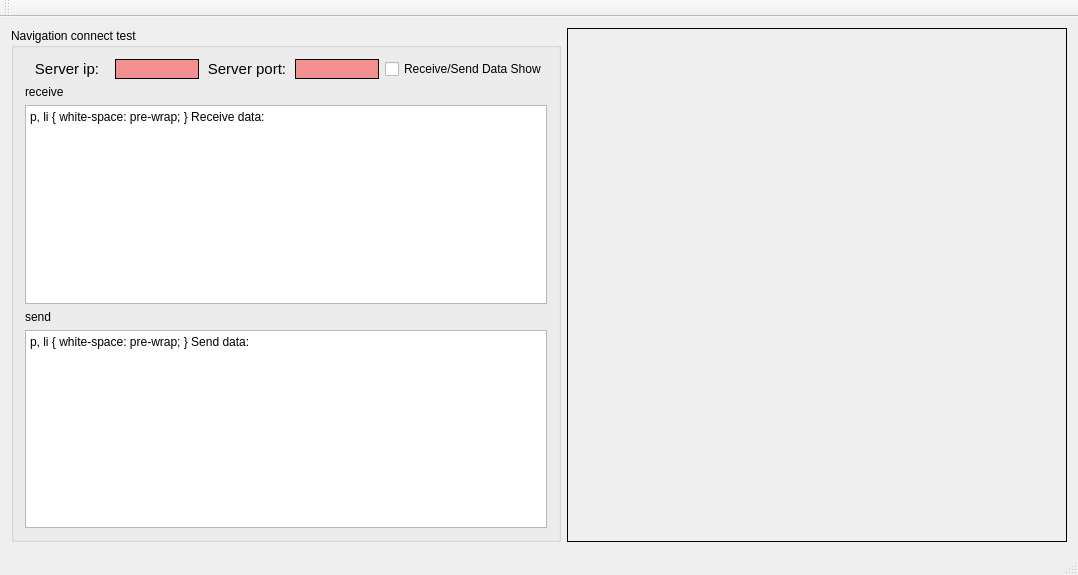
<?xml version="1.0" encoding="UTF-8"?>
<ui version="4.0">
 <class>NavigationClass</class>
 <widget class="QMainWindow" name="NavigationClass">
  <property name="geometry">
   <rect>
    <x>0</x>
    <y>0</y>
    <width>1078</width>
    <height>575</height>
   </rect>
  </property>
  <property name="windowTitle">
   <string>Navigation</string>
  </property>
  <widget class="QWidget" name="centralWidget">
   <layout class="QGridLayout" name="gridLayout">
    <item row="0" column="0">
     <widget class="QGroupBox" name="groupBox_2">
      <property name="title">
       <string>Navigation connect test</string>
      </property>
      <layout class="QGridLayout" name="gridLayout_3">
       <item row="2" column="0">
        <widget class="QTextBrowser" name="ServerDataRecShow">
         <property name="styleSheet">
          <string notr="true"/>
         </property>
         <property name="html">
          <string>&lt;!DOCTYPE HTML PUBLIC &quot;-//W3C//DTD HTML 4.0//EN&quot; &quot;http://www.w3.org/TR/REC-html40/strict.dtd&quot;&gt;
&lt;html&gt;&lt;head&gt;&lt;meta name=&quot;qrichtext&quot; content=&quot;1&quot; /&gt;&lt;style type=&quot;text/css&quot;&gt;
p, li { white-space: pre-wrap; }
&lt;/style&gt;&lt;/head&gt;&lt;body style=&quot; font-family:'SimSun'; font-size:9pt; font-weight:400; font-style:normal;&quot;&gt;
&lt;p style=&quot; margin-top:0px; margin-bottom:0px; margin-left:0px; margin-right:0px; -qt-block-indent:0; text-indent:0px;&quot;&gt;Receive data:&lt;/p&gt;&lt;/body&gt;&lt;/html&gt;</string>
         </property>
        </widget>
       </item>
       <item row="4" column="0">
        <widget class="QTextBrowser" name="ServerDataSendShow">
         <property name="styleSheet">
          <string notr="true"/>
         </property>
         <property name="html">
          <string>&lt;!DOCTYPE HTML PUBLIC &quot;-//W3C//DTD HTML 4.0//EN&quot; &quot;http://www.w3.org/TR/REC-html40/strict.dtd&quot;&gt;
&lt;html&gt;&lt;head&gt;&lt;meta name=&quot;qrichtext&quot; content=&quot;1&quot; /&gt;&lt;style type=&quot;text/css&quot;&gt;
p, li { white-space: pre-wrap; }
&lt;/style&gt;&lt;/head&gt;&lt;body style=&quot; font-family:'SimSun'; font-size:9pt; font-weight:400; font-style:normal;&quot;&gt;
&lt;p style=&quot; margin-top:0px; margin-bottom:0px; margin-left:0px; margin-right:0px; -qt-block-indent:0; text-indent:0px;&quot;&gt;Send data:&lt;/p&gt;&lt;/body&gt;&lt;/html&gt;</string>
         </property>
        </widget>
       </item>
       <item row="1" column="0">
        <widget class="QLabel" name="label">
         <property name="text">
          <string>receive</string>
         </property>
        </widget>
       </item>
       <item row="0" column="0">
        <layout class="QHBoxLayout" name="horizontalLayout">
         <item>
          <widget class="QLabel" name="label_2">
           <property name="font">
            <font>
             <family>Arial</family>
             <pointsize>11</pointsize>
            </font>
           </property>
           <property name="text">
            <string>Server ip:</string>
           </property>
           <property name="alignment">
            <set>Qt::AlignCenter</set>
           </property>
          </widget>
         </item>
         <item>
          <widget class="QLabel" name="ServerIp">
           <property name="font">
            <font>
             <family>Arial</family>
             <pointsize>11</pointsize>
            </font>
           </property>
           <property name="styleSheet">
            <string notr="true">background-color: rgba(255, 0, 0, 100);</string>
           </property>
           <property name="frameShape">
            <enum>QFrame::Panel</enum>
           </property>
           <property name="text">
            <string/>
           </property>
           <property name="alignment">
            <set>Qt::AlignCenter</set>
           </property>
          </widget>
         </item>
         <item>
          <widget class="QLabel" name="label_5">
           <property name="font">
            <font>
             <family>Arial</family>
             <pointsize>11</pointsize>
            </font>
           </property>
           <property name="text">
            <string>Server port:</string>
           </property>
           <property name="alignment">
            <set>Qt::AlignCenter</set>
           </property>
          </widget>
         </item>
         <item>
          <widget class="QLabel" name="ServerPort">
           <property name="font">
            <font>
             <family>Arial</family>
             <pointsize>11</pointsize>
            </font>
           </property>
           <property name="styleSheet">
            <string notr="true">background-color: rgba(255, 0, 0, 100);</string>
           </property>
           <property name="frameShape">
            <enum>QFrame::Panel</enum>
           </property>
           <property name="text">
            <string/>
           </property>
           <property name="alignment">
            <set>Qt::AlignCenter</set>
           </property>
          </widget>
         </item>
         <item>
          <widget class="QCheckBox" name="ServerRecDataShowCheck">
           <property name="text">
            <string>Receive/Send Data Show</string>
           </property>
           <property name="checked">
            <bool>false</bool>
           </property>
          </widget>
         </item>
        </layout>
       </item>
       <item row="3" column="0">
        <widget class="QLabel" name="label_3">
         <property name="text">
          <string>send</string>
         </property>
        </widget>
       </item>
      </layout>
     </widget>
    </item>
    <item row="0" column="1">
     <widget class="QLabel" name="MapShow">
      <property name="minimumSize">
       <size>
        <width>500</width>
        <height>500</height>
       </size>
      </property>
      <property name="font">
       <font>
        <family>Arial</family>
        <pointsize>11</pointsize>
       </font>
      </property>
      <property name="styleSheet">
       <string notr="true"/>
      </property>
      <property name="frameShape">
       <enum>QFrame::Panel</enum>
      </property>
      <property name="text">
       <string/>
      </property>
      <property name="alignment">
       <set>Qt::AlignCenter</set>
      </property>
     </widget>
    </item>
   </layout>
  </widget>
  <widget class="QMenuBar" name="menuBar">
   <property name="geometry">
    <rect>
     <x>0</x>
     <y>0</y>
     <width>1078</width>
     <height>23</height>
    </rect>
   </property>
  </widget>
  <widget class="QToolBar" name="mainToolBar">
   <attribute name="toolBarArea">
    <enum>TopToolBarArea</enum>
   </attribute>
   <attribute name="toolBarBreak">
    <bool>false</bool>
   </attribute>
  </widget>
  <widget class="QStatusBar" name="statusBar"/>
 </widget>
 <layoutdefault spacing="6" margin="11"/>
 <resources>
  <include location="navigation.qrc"/>
 </resources>
 <connections/>
</ui>
